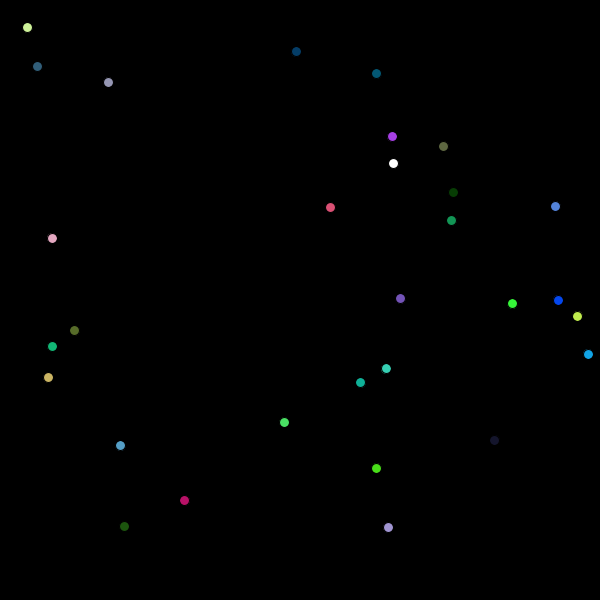
Frame 1 (no input)
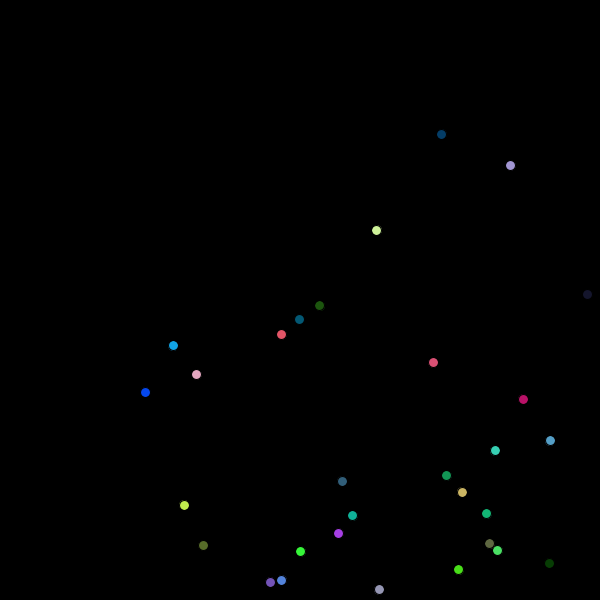
Frame 60 (the mouse pressed at the canvas centre just before this capture)
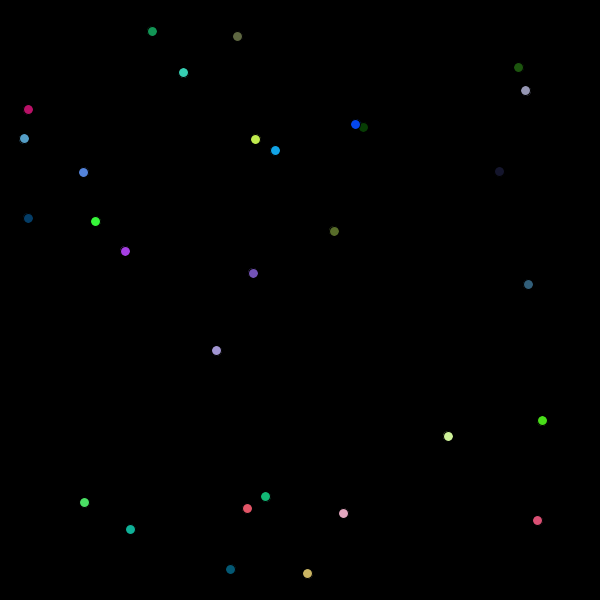
Frame 120 (the mouse held since frame 60 and released just before this capture)

The Processing sketch that drew these frames (run headless with seeded random() and noise(); from frame 60 on, the mouse is pressed at the canvas centre):

// Processing sketch: processing_32915
// ── processing_32915.pde


float [] ypos =new float [30];
float [] y=new float [30];
float [] x=new float [30];
float [] xpos =new float [30];
  float [] r = new float [255];
float [] g = new float [255];
float [] b =new float [255];
void setup() {
  size(600,600);
  for(int i=0; i<ypos.length; i++) {
    xpos[i]=random(10,590);
    ypos[i]=random(10,590);
    x[i]=random(1,9);
    y[i]=random(1,9);
 r[i]=random(255);
 g[i]=random(255);
 b[i]=random(255);
}
}

void draw() {
   background(0,0,0);
smooth();

 for(int i=0;i<ypos.length;i++) {
   ypos[i]+=y[i];
 xpos[i]+=x[i];
    ellipse(xpos[i],ypos[i],10,10); 
    fill(r[i],g[i],b[i]);
    if (ypos[i]<=10 || ypos[i]>=height-10) {
    y[i]=y[i]*-1;
    fill(r[i],g[i],b[i]);
  }
  if (xpos[i]<=10 || xpos[i]>=width-10) {
    x[i]=x[i]*-1;
    fill(r[i],g[i],b[i]);
  }
    
 
 
  
 }
 
}
